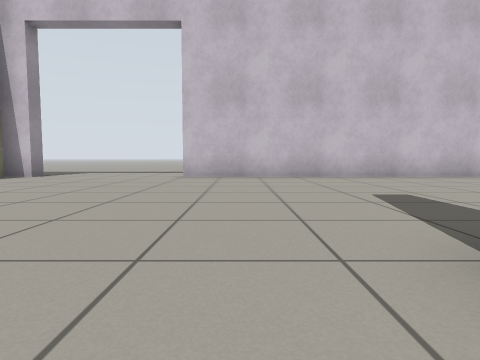
View 1 (above)

18 first-person views from a walk through a world built for the Gazebo simulator. The camera is 0.5 m above the floor, tilts 4° down and sees 75° across. The floor is counted in squares, 1 m on a side. Each view is taken from the middle of a square. On the plan, view 1 faces up. The plan holds only what a view shows up to about 9 squares ahead; the rest is blank. The place goes on beyond the plan. The robots in the file are not drawn.

View 2
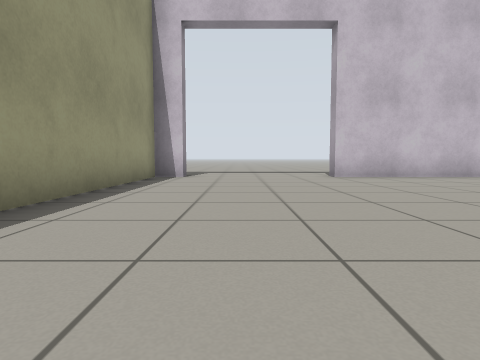

View 3
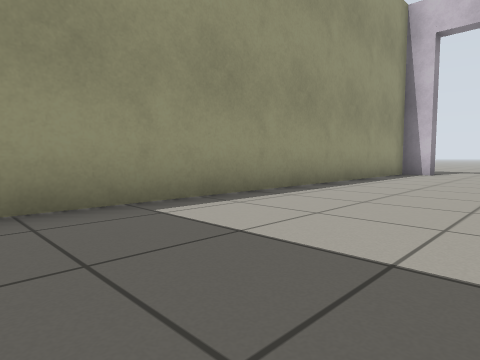

View 4
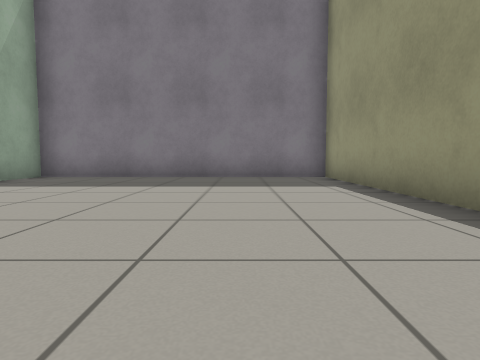

View 5
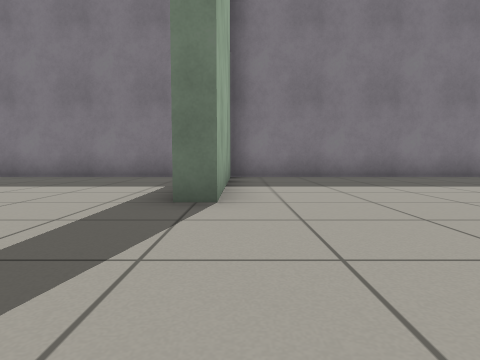

View 6
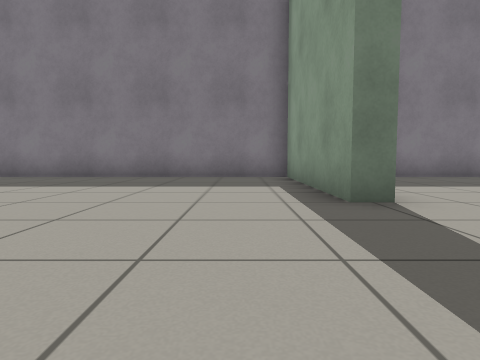

View 7
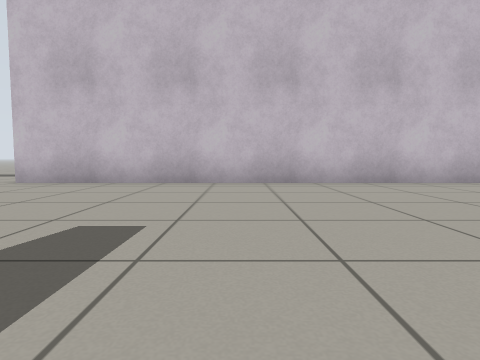

View 8
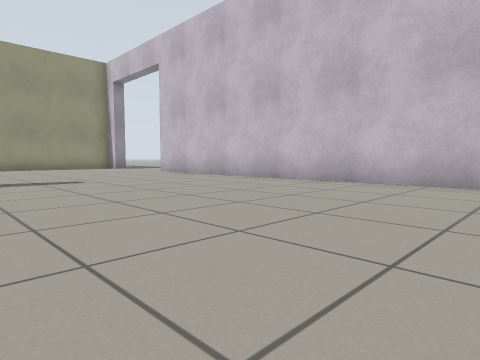

View 9
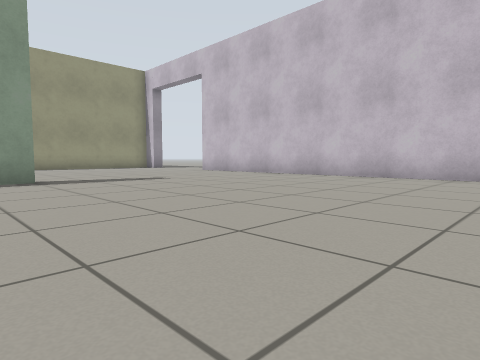

View 10
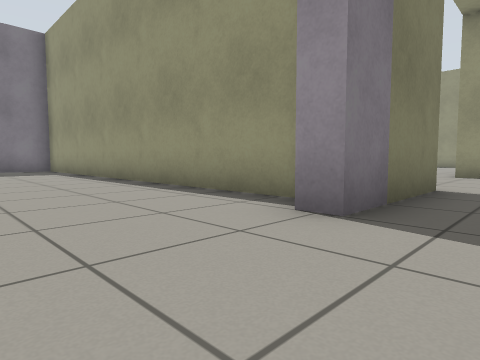

View 11
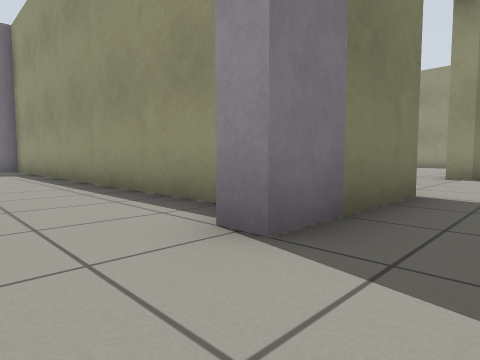

View 12
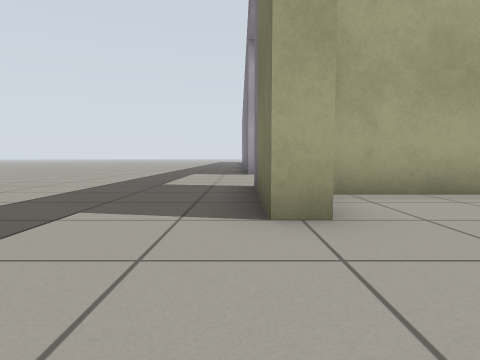

View 13
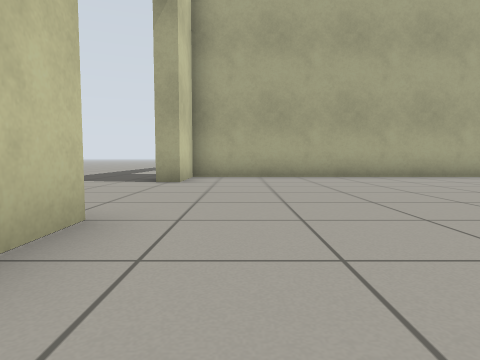

View 14
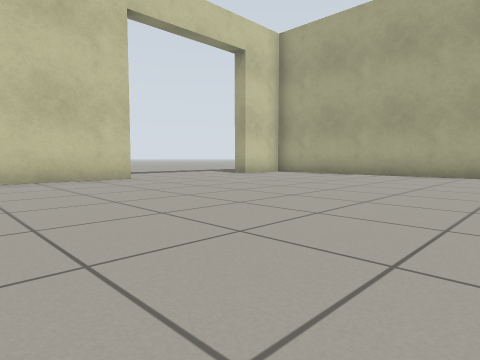

View 15
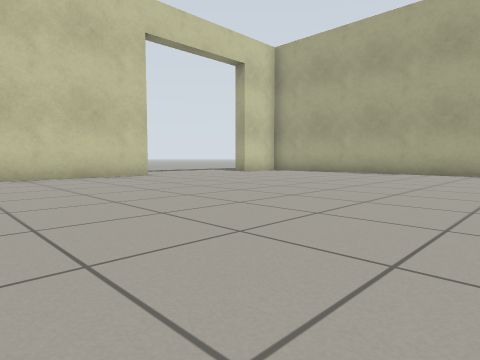

View 16
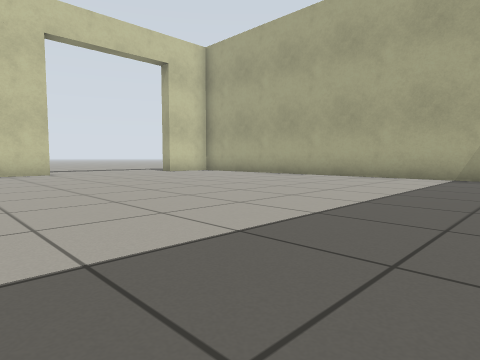

View 17
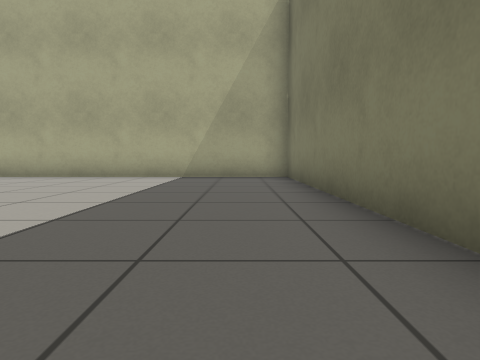

View 18
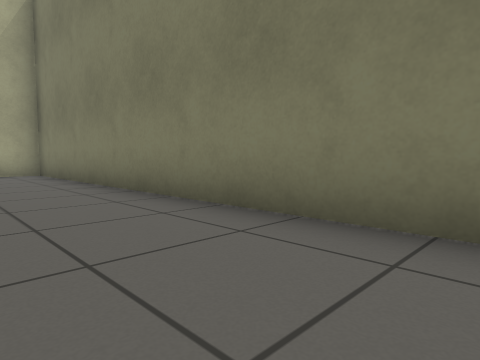

### Floor plan
Points are (right, up) in squares from view 1. A wall is a line through its corners. A room is listed if a view was taken in it or the views show most of it. See-through windows are left out.
Room 1 (views 1, 2, 3, 4, 5, 6, 7, 8, 9, 10, 11)
walls: (8.2, 8.2) (-1.5, 8.2) (-1.5, 8.8); (-6.2, 8.2) (-6.3, -3.3) (1.2, -3.3) (1.2, 1.5) (1.8, 1.5) (1.8, -3.3) (9.4, -3.3); (-8.5, 8.8) (-5.5, 8.8) (-5.5, 8.2)
ways out: opening at (-8, 10) to room 2
Room 2 (views 12, 13, 14, 15, 16, 17, 18)
walls: (-13.4, 8.8) (-12.5, 8.8) (-12.5, 8.2) (-16, 8.2); (-16.8, -3.3) (-6.8, -3.3) (-6.7, 8.2) (-8.5, 8.2) (-8.5, 8.8)
ways out: opening at (-8, 10) to room 1

Positions as (right, up) in squares from view 1, and headings:
1: (0, 0), facing up
2: (-4, 0), facing up
3: (-3, -2), facing up-left
4: (-4, 5), facing down
5: (1, 5), facing down
6: (3, 5), facing down
7: (3, 2), facing up
8: (9, 2), facing up-left
9: (9, 0), facing up-left
10: (-3, 10), facing down-left
11: (-4, 10), facing down-left
12: (-11, 9), facing right
13: (-15, 7), facing right
14: (-16, 1), facing up-right
15: (-17, 0), facing up-right
16: (-15, -2), facing up-right
17: (-15, -2), facing right
18: (-17, -1), facing down-right
